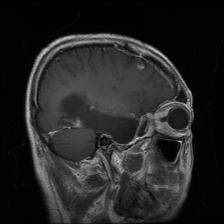
#> input picture data/cleaned_data/test/glioma/Te-gl_0161.jpg, 224 x 224 px; its folder holds only this picture in this run
$ jupyter execute 03_data_augmentation.ipynb
#> lines starting #> are read from the running program, lines starting #| are printed output that depends on the picture
This notebook performs data augmentation on the cleaned and split dataset produced in:
- 01_data_merge_and_cleaning.ipynb
- 02_dataset_splitting.ipynb

Augmentation follows the LEAD-CNN paper methodology:
-90° rotation
-Horizontal flipping

Augmented images will be saved into a separate directory: data/augmented_data/ to preserve the original cleaned dataset.

In this notebook we:

1. Load the cleaned dataset (train / val / test)
2. Apply two augmentation techniques:
- 90° rotation
- Horizontal flipping
3. Save augmented images to a new directory structure
4. Preserve the original cleaned dataset

This replicates the augmentation strategy used in the LEAD-CNN paper to reduce overfitting and improve generalization.

[cell 1]
from pathlib import Path
import cv2
from tqdm import tqdm

[cell 2]
# Paths
CLEAN_DIR = Path(r"..\\data\\cleaned_data")
AUG_DIR = Path(r"..\\data\\augmented_data")


# Dataset configuration
CLASSES = ['glioma', 'meningioma', 'notumor', 'pituitary']
SPLITS = ['train', 'val', 'test']


IMG_EXTENSIONS = ['.jpg', '.jpeg', '.png']

[cell 3]
# Creating Augmented Data Directory Folder Structure

for split in SPLITS:
  for cls in CLASSES:
    path = AUG_DIR / split / cls
    path.mkdir(parents=True, exist_ok=True)
#> in augment_and_save_split, img is the input picture: shape (224, 224, 3); min 0, max 248, mean 37.2

print("Augmented dataset folders created at:", AUG_DIR.resolve())

[cell 4]
# Because I'm paranoid, Double Checking the Number of Images in Each Split After Moving

for split in SPLITS:
  print(f"\n{split.upper()} set:")
  for cls in CLASSES:
    folder = CLEAN_DIR / split / cls
    count = len(list(folder.glob('*')))
    print(f" {cls}: {count} images")

[cell 5]
# Actual Augmentation Functions

def rotate_90(image):
  """Rotate image 90 degrees clockwise."""
  return cv2.rotate(image, cv2.ROTATE_90_CLOCKWISE)
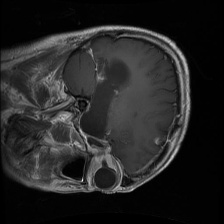
#> returned value: shape (224, 224, 3); min 0, max 248, mean 37.2


def horizontal_flip(image):
  """Flip image horizontally."""
  return cv2.flip(image, 1)
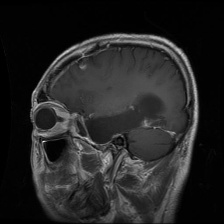
#> returned value: shape (224, 224, 3); min 0, max 248, mean 37.2

[cell 6]
# Augmenting and SAving Function

def augment_and_save_split(split_name):
  print(f"\nProcessing split: {split_name}")


  for cls in CLASSES:
    input_dir = CLEAN_DIR / split_name / cls
    output_dir = AUG_DIR / split_name / cls


    images = [p for p in input_dir.glob('*') if p.suffix.lower() in IMG_EXTENSIONS]


    if not images:
      print(f" {cls}: No images found, skipping.")
      continue


    print(f" {cls}: {len(images)} images")


    for img_path in tqdm(images, desc=f"{split_name}/{cls}", leave=False):
      img = cv2.imread(str(img_path))
      if img is None:
        continue


      base_name = img_path.stem
      ext = img_path.suffix


      # Save original image
      cv2.imwrite(str(output_dir / img_path.name), img)


      # Rotation augmentation
      rotated = rotate_90(img)
      cv2.imwrite(str(output_dir / f"{base_name}_rot90{ext}"), rotated)


      # Horizontal flip augmentation
      flipped = horizontal_flip(img)
      cv2.imwrite(str(output_dir / f"{base_name}_flip{ext}"), flipped)
